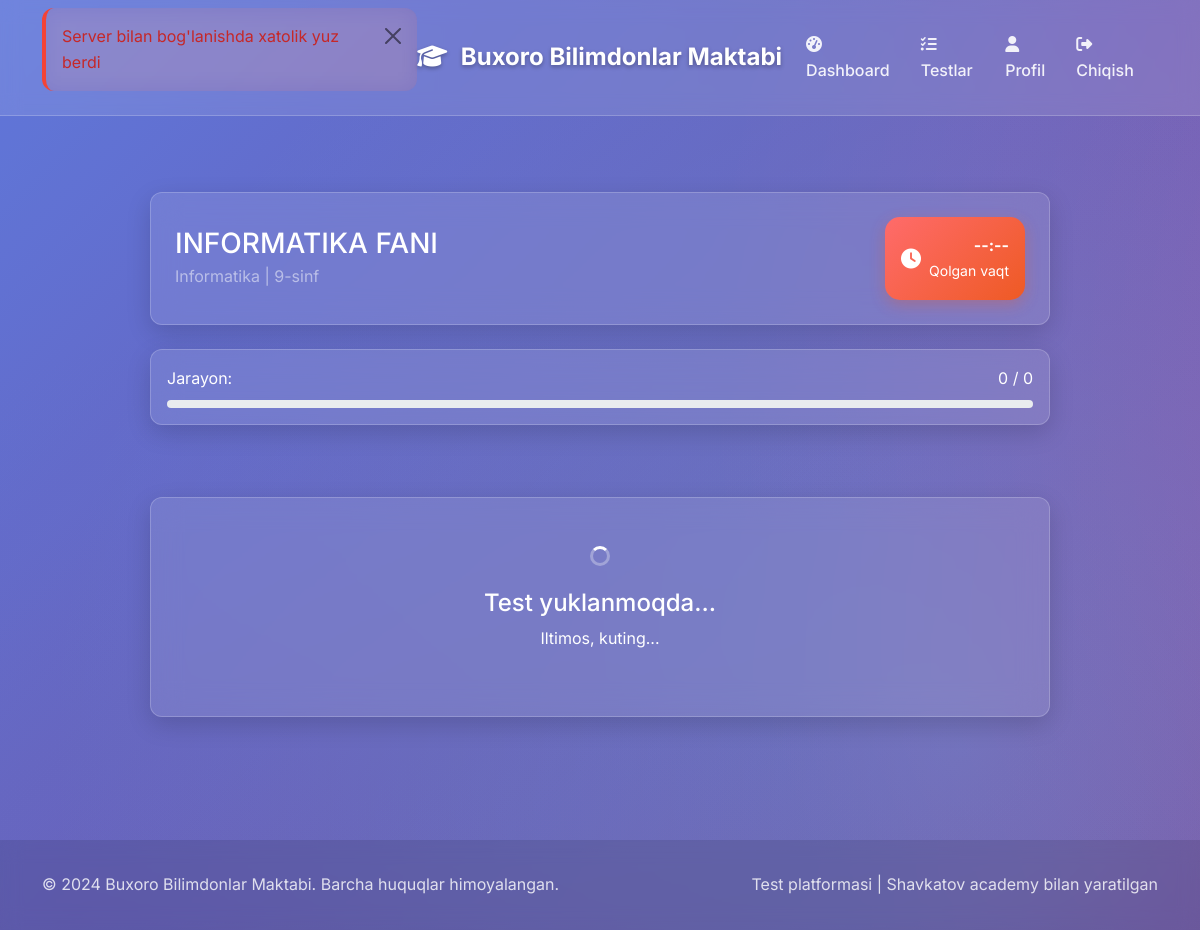
The page /tests/7/take/ (signed in) on the database its author committed.
### tests_app/models.py (models this page shows, shortened)
class Test(models.Model):
    title = models.CharField(max_length=200)
    description = models.TextField(blank=True)
    subject = models.CharField(max_length=100)
    grade = models.IntegerField()
    created_by = models.ForeignKey(settings.AUTH_USER_MODEL, on_delete=models.CASCADE, related_name='created_tests')
    time_limit = models.IntegerField(help_text="Time limit in minutes")
    is_active = models.BooleanField(default=True)
    start_time = models.DateTimeField(null=True, blank=True)
    end_time = models.DateTimeField(null=True, blank=True)
    max_attempts = models.IntegerField(default=1)
    show_results = models.BooleanField(default=True)
    shuffle_questions = models.BooleanField(default=False)
    created_at = models.DateTimeField(auto_now_add=True)
    updated_at = models.DateTimeField(auto_now=True)

### tests_app/views.py (the view, shortened to what this page needs)
# urls.py: path('<int:test_id>/take/', views.take_test_view, name='take_test'),
@login_required
def take_test_view(request, test_id):
    if request.user.role != 'student':
        return JsonResponse({'error': 'Access denied'}, status=403)
    test = get_object_or_404(Test, id=test_id, is_active=True)
    if test.grade != request.user.grade:
        return JsonResponse({'error': 'This test is not for your grade'}, status=403)
    now = timezone.now()
    if test.start_time and now < test.start_time:
        return JsonResponse({'error': 'Test has not started yet'}, status=403)
    if test.end_time and now > test.end_time:
        return JsonResponse({'error': 'Test has ended'}, status=403)
    return render(request, 'tests/take_test.html', {'test': test})

### templates/tests/take_test.html (shortened to what this page needs)
{% extends 'base.html' %}
{% load static %}
{% block content %}
<div class="test-container">
    <div class="glass-card p-4 mb-4" data-aos="fade-down">
        <div class="row align-items-center">
            <div class="col-md-6">
                <h3 class="text-white mb-1">{{ test.title }}</h3>
                <p class="text-white-50 mb-0">{{ test.subject }} | {{ test.grade }}-sinf</p>
            </div>
            <div class="col-md-6 text-md-end">
                <div class="timer-card p-3 d-inline-block" id="timerCard">
                    <div class="d-flex align-items-center">
                        <i class="fas fa-clock fa-lg me-2"></i>
                        <div>
                            <div class="fw-bold" id="timeRemaining">--:--</div>
                            <small>Qolgan vaqt</small>
                        </div>
                    </div>
                </div>
            </div>
        </div>
    </div>
    <div class="glass-card p-3 mb-4" data-aos="fade-in">
        <div class="d-flex justify-content-between align-items-center mb-2">
            <span class="text-white">Jarayon:</span>
            <span class="text-white" id="progressText">0 / 0</span>
        </div>
        <div class="progress" style="height: 8px; border-radius: 10px;">
        </div>
    </div>
    <div id="loadingTest" class="text-center py-5">
        <div class="glass-card p-5">
            <div class="text-white">
                <div class="loading d-inline-block mb-3"></div>
                <h4>Test yuklanmoqda...</h4>
                <p>Iltimos, kuting...</p>
            </div>
        </div>
    </div>
</div>
{% endblock %}

### templates/base.html (style rules this page uses)
:root { --primary-color: #667eea; --secondary-color: #764ba2; --accent-color: #f093fb; --success-color: #4CAF50; --warning-color: #FF9800; --danger-color: #f44336; --dark-color: #2c3e50; --light-color: #ecf0f1; --gradient-primary: linear-gradient(135deg, #667eea 0%, #764ba2 100%); --gradient-secondary: linear-gradient(135deg, #f093fb 0%, #f5576c 100%); --gradient-accent: linear-gradient(135deg, #4facfe 0%, #00f2fe 100%); --shadow-light: 0 4px 15px rgba(0, 0, 0, 0.1); --shadow-medium: 0 8px 25px rgba(0, 0, 0, 0.15); --shadow-heavy: 0 15px 35px rgba(0, 0, 0, 0.2); --border-radius: 12px; --transition: all 0.3s cubic-bezier(0.25, 0.46, 0.45, 0.94); }
* { margin: 0; padding: 0; box-sizing: border-box; }
body { font-family: 'Inter', sans-serif; background: linear-gradient(135deg, #667eea 0%, #764ba2 100%); min-height: 100vh; line-height: 1.6; color: #333; overflow-x: hidden; }
.glass-card { background: rgba(255, 255, 255, 0.1); backdrop-filter: blur(15px); border-radius: var(--border-radius); border: 1px solid rgba(255, 255, 255, 0.2); box-shadow: var(--shadow-medium); transition: var(--transition); overflow: hidden; }
.loading { display: inline-block; width: 20px; height: 20px; border: 3px solid rgba(255, 255, 255, 0.3); border-radius: 50%; border-top-color: white; animation: spin 1s ease-in-out infinite; }

### templates/tests/take_test.html (style rules this page uses)
body { background: linear-gradient(135deg, #2c3e50 0%, #34495e 100%); }
.test-container { max-width: 900px; margin: 0 auto; }
.timer-card { background: linear-gradient(135deg, #ff6b6b 0%, #ee5a24 100%); color: white; border-radius: 15px; box-shadow: 0 5px 15px rgba(238, 90, 36, 0.3); }

### rows shown on the page
Test: title "INFORMATIKA FANI", subject "Informatika", grade "9"
